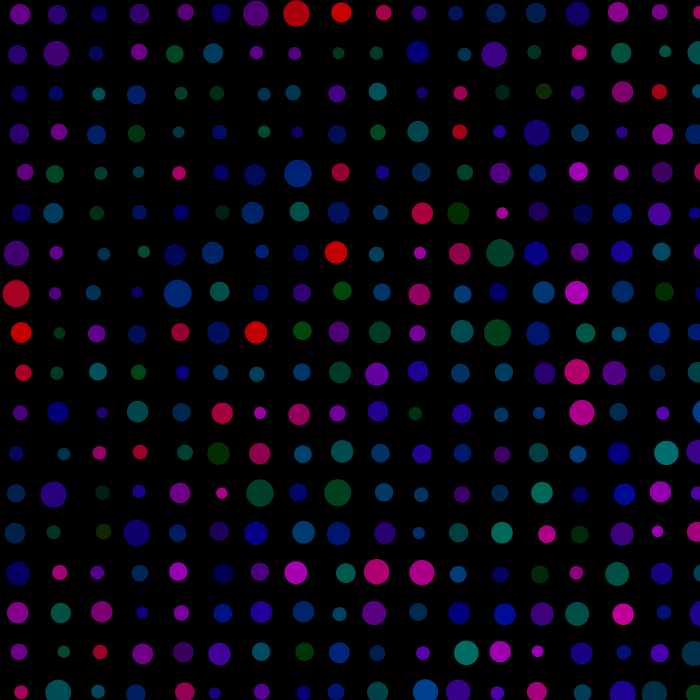
Frame 1 (no input)
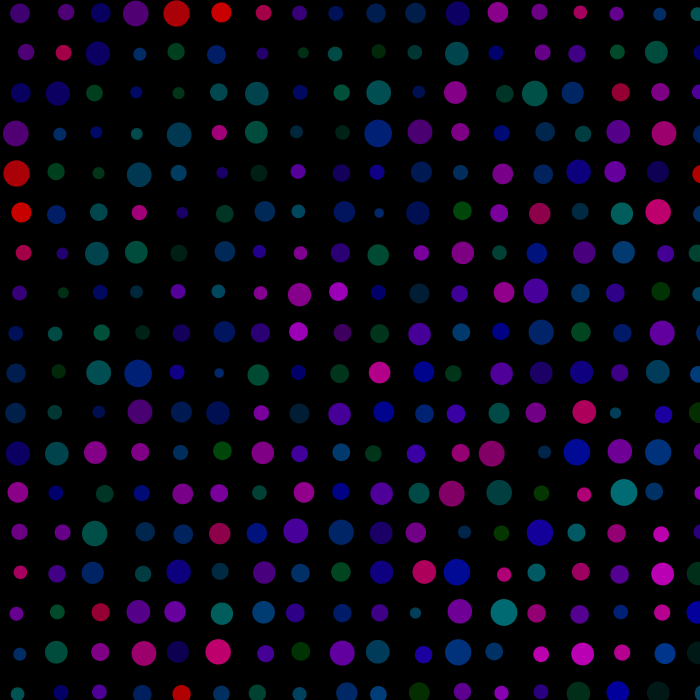
Frame 60 (the mouse pressed at the canvas centre just before this capture)
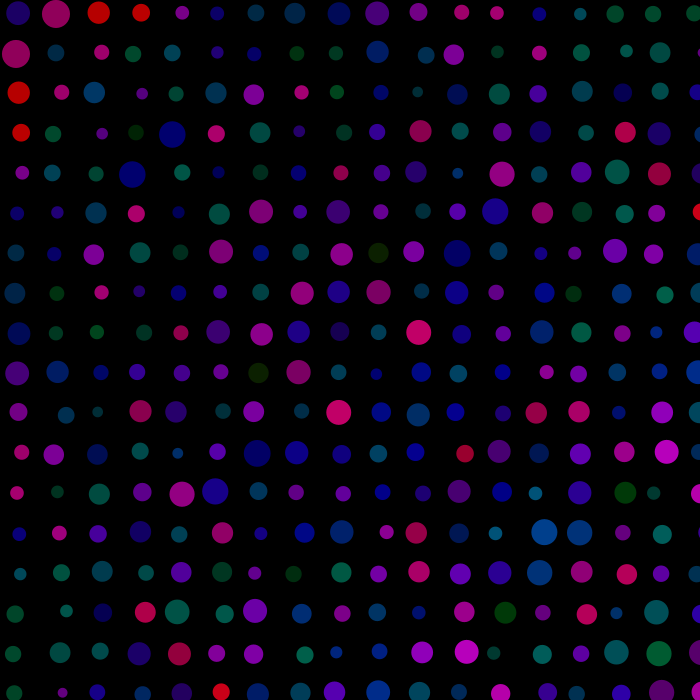
Frame 120 (the mouse held since frame 60 and released just before this capture)

The Processing sketch that drew these frames (run headless with seeded random() and noise(); from frame 60 on, the mouse is pressed at the canvas centre):

// Processing sketch: sketch_190807j
// ── sketch_190807j.pde

void setup() {
  size(700, 700);
  colorMode(HSB);
}

void draw() {
  background(0);
  noStroke();
  fill(255);
  for (int i=10; i<width-5; i=i+40) {
    for (int j=10; j<height-5; j=j+40) {
      float x = 21*noise((millis() + i*j)/1000.0, 0);
      float y = 6*noise(0, (millis()+i*j)/1000.0);
      float r = 28*noise((millis()+i*j)/1500.0);
      float alpha = 255*noise((millis()+i*j)/1800.0);
      float hsb1 = 236*noise((millis()+i*j)/1800.0, 0);
      float hsb2 = 126*noise(0, (millis()+i*j)/4800.0);
      fill(hsb1+hsb2,255,255,alpha);
      ellipse(x+i, y+j, r+6, r+6);
    }
  }
}
